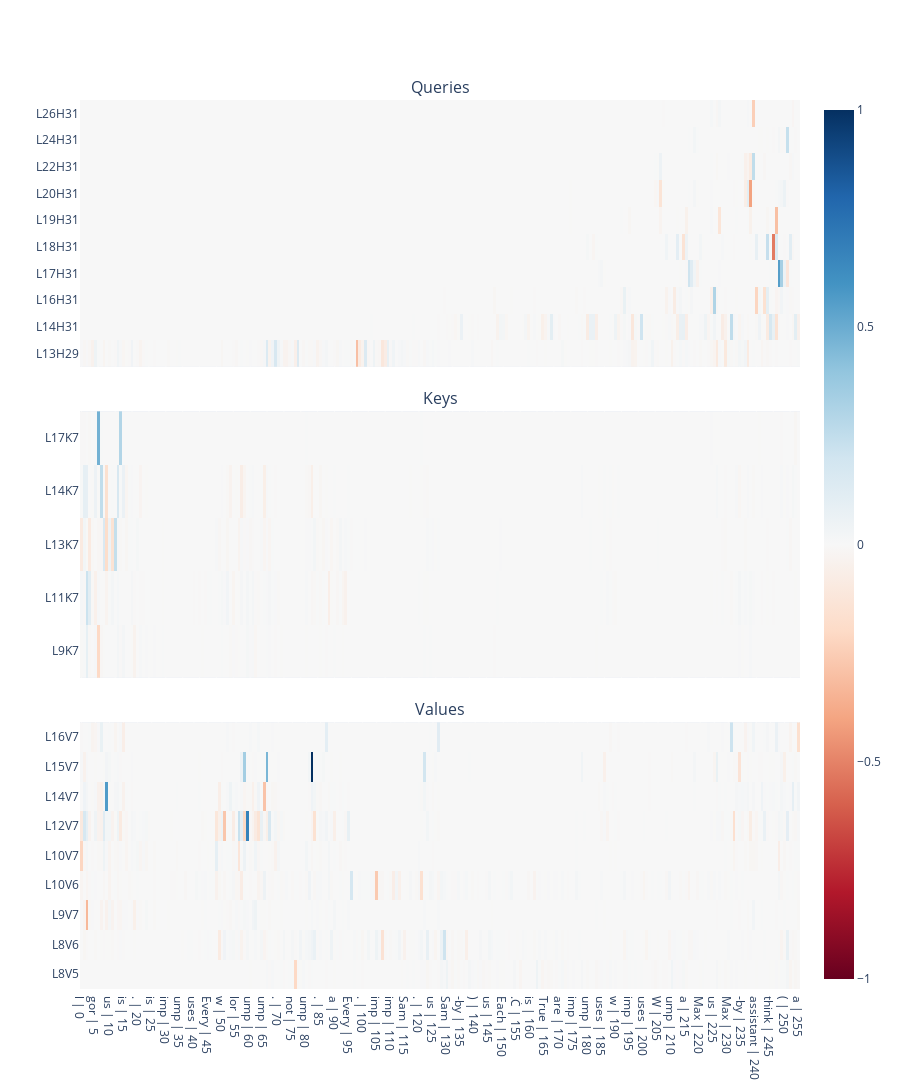

Notebook cell for this chart:
### Code cell
fig = make_subplots(rows=3, cols=1, subplot_titles=("Queries", "Keys", "Values"), shared_xaxes=True, vertical_spacing=0.05)
n_last_tokens = 256
val = 1
xs = [f"{tok} | {i}" for i, tok in enumerate(clean_str_tokens_v1[-n_last_tokens:])]

for i, (atp, ys, mask) in enumerate(zip([atp_q_v1, atp_k_v1, atp_v_v1], [q_ys_, k_ys_, v_ys_], [q_mask, k_mask, v_mask])):
    plot = px.imshow(
        atp[mask, -n_last_tokens:].cpu().numpy(), 
        x=xs,
        y=ys,
        color_continuous_scale='RdBu', zmin=-val, zmax=val, aspect='auto'
    )
    for trace in plot.data:
        fig.add_trace(trace, row=1+i, col=1)
    
fig.update_layout(
    coloraxis1=dict(colorscale='RdBu', cmin=-val, cmax=val),
    showlegend=False,
    height = 1200
)

### Figure 1 — Plotly figure (JSON) as saved in the notebook; plotly's stock layout.template omitted (floating-point values rounded to 4 significant figures; data arrays with more than 128 entries replaced by an {"elided": "..."} marker saying what was removed)
{"data": [{"coloraxis": "coloraxis", "hovertemplate": "x: %{x}<br>y: %{y}<br>color: %{z}<extra></extra>", "name": "0", "type": "heatmap", "x": {"elided": "256 str values"}, "xaxis": "x", "y": ["L13H29", "L14H31", "L16H31", "L17H31", "L18H31", "L19H31", "L20H31", "L22H31", "L24H31", "L26H31"], "yaxis": "y", "z": {"elided": "10x256 float values"}}, {"coloraxis": "coloraxis", "hovertemplate": "x: %{x}<br>y: %{y}<br>color: %{z}<extra></extra>", "name": "0", "type": "heatmap", "x": {"elided": "256 str values"}, "xaxis": "x2", "y": ["L9K7", "L11K7", "L13K7", "L14K7", "L17K7"], "yaxis": "y2", "z": {"elided": "5x256 float values"}}, {"coloraxis": "coloraxis", "hovertemplate": "x: %{x}<br>y: %{y}<br>color: %{z}<extra></extra>", "name": "0", "type": "heatmap", "x": {"elided": "256 str values"}, "xaxis": "x3", "y": ["L8V5", "L8V6", "L9V7", "L10V6", "L10V7", "L12V7", "L14V7", "L15V7", "L16V7"], "yaxis": "y3", "z": {"elided": "9x256 float values"}}], "layout": {"annotations": [{"font": {"size": 16}, "showarrow": false, "text": "Queries", "x": 0.5, "xanchor": "center", "xref": "paper", "y": 1, "yanchor": "bottom", "yref": "paper"}, {"font": {"size": 16}, "showarrow": false, "text": "Keys", "x": 0.5, "xanchor": "center", "xref": "paper", "y": 0.65, "yanchor": "bottom", "yref": "paper"}, {"font": {"size": 16}, "showarrow": false, "text": "Values", "x": 0.5, "xanchor": "center", "xref": "paper", "y": 0.3, "yanchor": "bottom", "yref": "paper"}], "coloraxis": {"cmax": 1, "cmin": -1, "colorscale": [[0, "rgb(103,0,31)"], [0.1, "rgb(178,24,43)"], [0.2, "rgb(214,96,77)"], [0.3, "rgb(244,165,130)"], [0.4, "rgb(253,219,199)"], [0.5, "rgb(247,247,247)"], [0.6, "rgb(209,229,240)"], [0.7, "rgb(146,197,222)"], [0.8, "rgb(67,147,195)"], [0.9, "rgb(33,102,172)"], [1, "rgb(5,48,97)"]]}, "height": 1200, "showlegend": false, "xaxis": {"anchor": "y", "domain": [0, 1], "matches": "x3", "showticklabels": false}, "xaxis2": {"anchor": "y2", "domain": [0, 1], "matches": "x3", "showticklabels": false}, "xaxis3": {"anchor": "y3", "domain": [0, 1]}, "yaxis": {"anchor": "x", "domain": [0.7, 1]}, "yaxis2": {"anchor": "x2", "domain": [0.35, 0.65]}, "yaxis3": {"anchor": "x3", "domain": [0, 0.3]}}}
